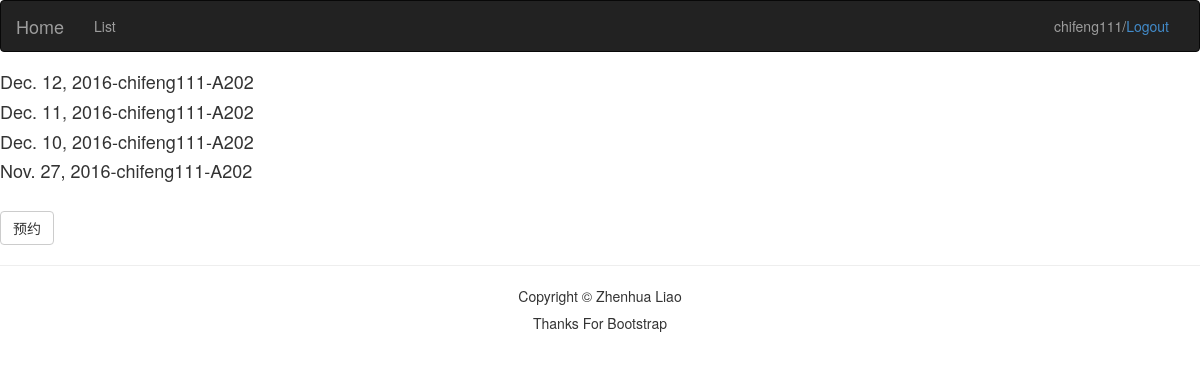
The page /conferance/2/ (signed in) on the database its author committed.
### conferance/models.py (models this page shows, shortened)
class Order(models.Model):
    user = models.ForeignKey(User, default=1)
    room = models.ForeignKey(ConfeRoom, default=1)
    time = models.DateField()

class ConfeRoom(models.Model):
    num = models.CharField(max_length=5)
    size = models.CharField(max_length=5)
    class MEAT:                 #引入MEAT中间件，为了在前端显示的时候以“num”顺序排列，与下一个类似
        ordering = ["num"]
    def __str__(self):
        return self.num

### conferance/views.py (the view)
# urls.py: url(r'^(?P<id>[0-9]+)/$', views.appointment, name='appointment'),#列出预约情况
def appointment(request, id):
    room = get_object_or_404(ConfeRoom, id=id)
    order = Order.objects.filter(room=room).order_by('-time')
    content = {
        'order': order,
        'room': room
    }
    return render(request, 'order.html', content)

### conferance/templates/order.html (shortened to what this page needs)
{% extends 'base.html' %}
{% block body %}
    {% for i in order %}
        <h4>{{ i.time }}-{{ i.user }}-{{ i.room }}</h4>
    {% endfor %}
    <br>
    <a href="{% url 'conferance:add' room.id %}" class="btn btn-default" role="button">预约</a>
{% endblock %}

### conferance/templates/base.html (shortened to what this page needs)
<!DOCTYPE html>
<html lang="en">
<head>
    <link href="/static/css/bootstrap.min.css" rel="stylesheet">
    <link href="/static/css/bootstrap.css" rel="stylesheet">
</head>
<body>
<nav class="navbar navbar-inverse">
<div class="container-fluid">
    <div class="navbar-header">
        <a class="navbar-brand" href="{% url 'conferance:list' %}">Home</a>
    </div>
    <div class="collapse navbar-collapse" id="navtop">
      <ul class="nav navbar-nav">
          <li class=""><a href="#">List</a></li>
      </ul>
       <ul class="nav navbar-nav navbar-right">
           <li>
               {% if request.user.is_active %}
                   <p class="navbar-text">{{ user.username }}/<a href="{% url 'conferance:logo' %}">Logout</a> </p>
               {% else %}
                   <p class="navbar-text"><a href="{% url 'conferance:register' %}">Register</a>/<a href="{% url 'conferance:logi' %}">Login</a></p>
               {% endif %}
           </li>
       </ul>
    </div>
</div>
</nav>
    {% block body %}{% endblock %}
    <footer class="footer" role="contentinfo">
        <hr>
        <div class="container">
            <p class="text-center">Copyright © Zhenhua Liao</p>
            <h5 class="text-center"> Thanks For Bootstrap </h5>
        </div>
    </footer>
</body>
</html>

### rows shown on the page
Order: time "Dec. 12, 2016", user "chifeng111", room "A202"
Order: time "Dec. 11, 2016", user "chifeng111", room "A202"
Order: time "Dec. 10, 2016", user "chifeng111", room "A202"
Order: time "Nov. 27, 2016", user "chifeng111", room "A202"

### other values the page prints
{{ user.username }} "chifeng111"
